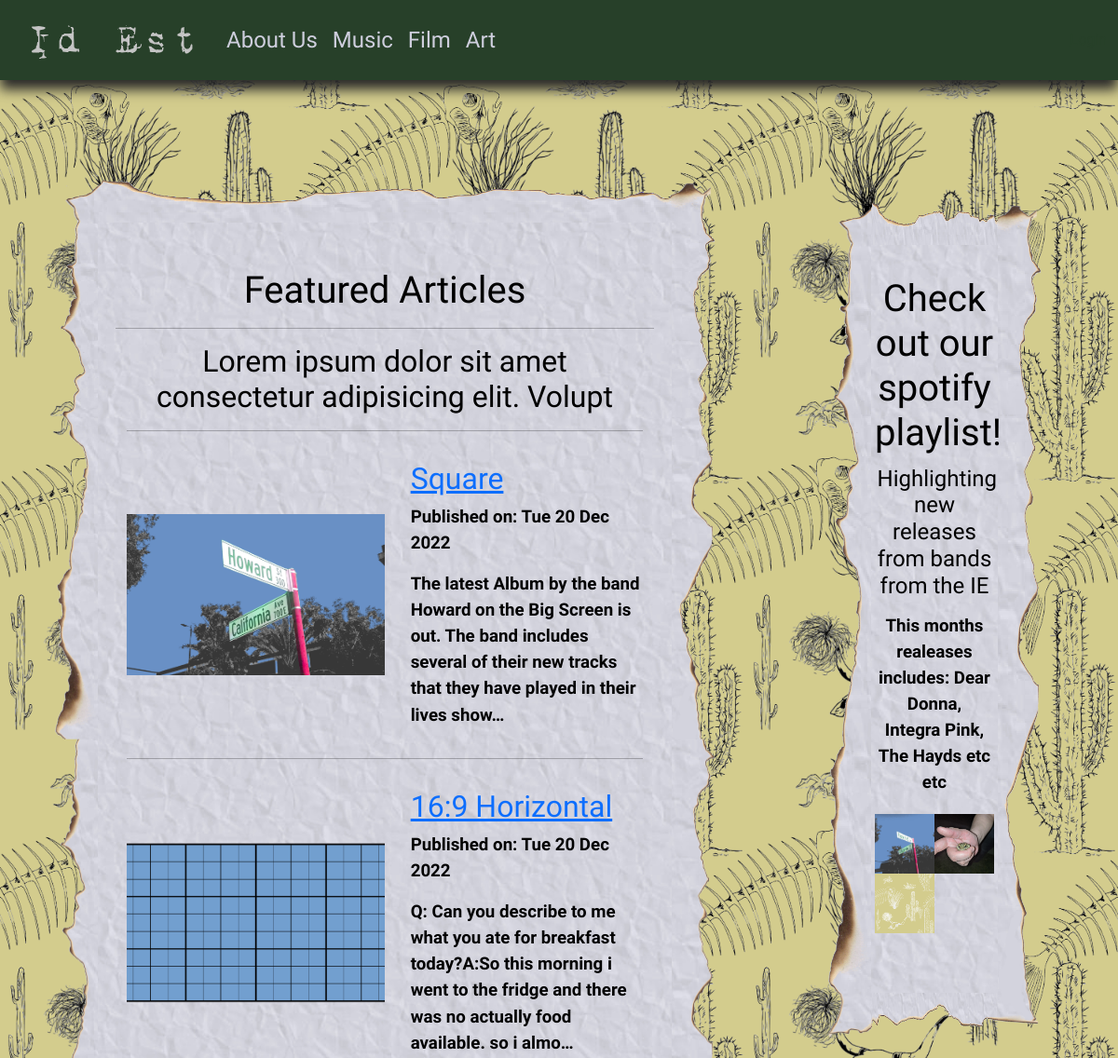
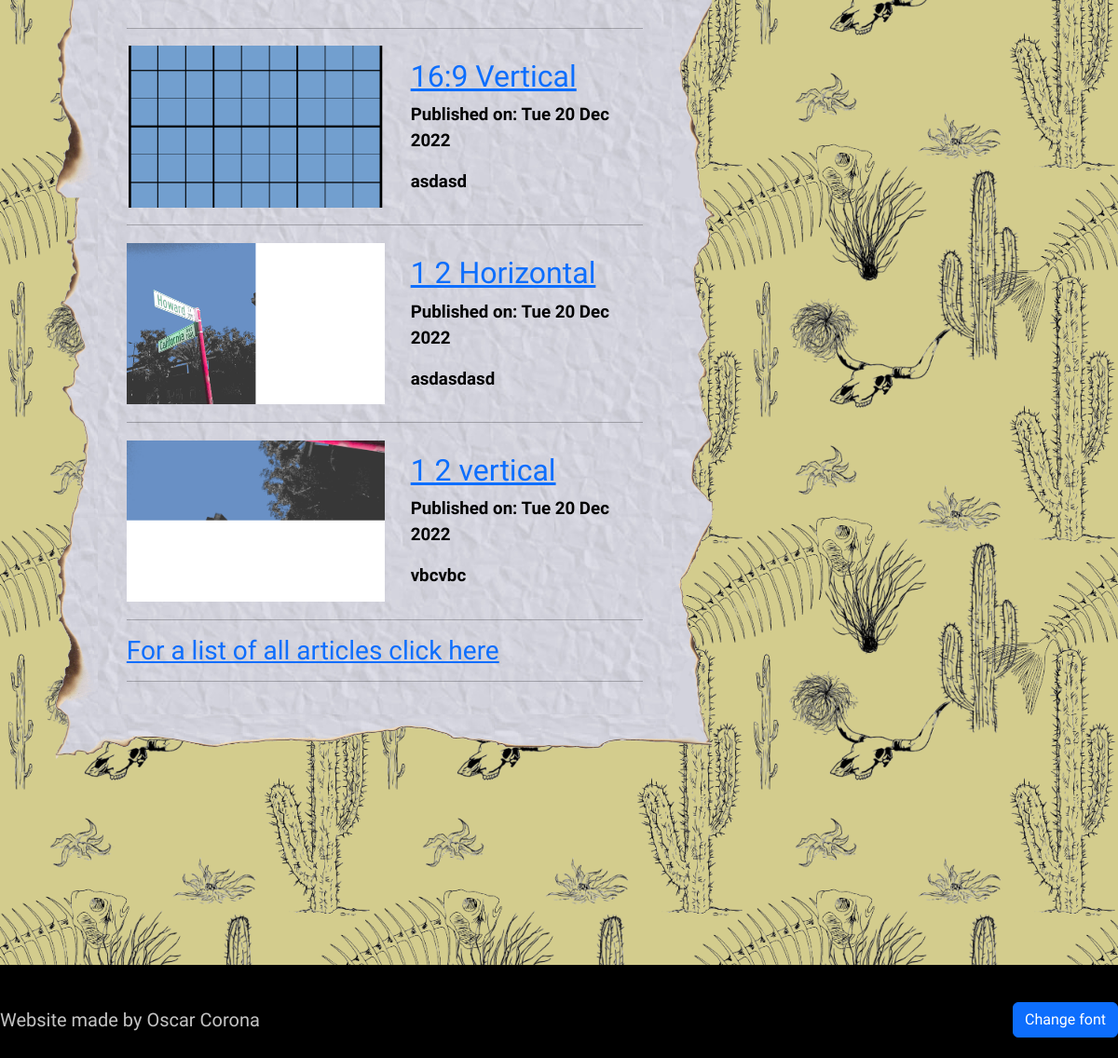
Page /musicindex on the committed database (2 pictures, top to bottom).
### articles/models.py (models this page shows, shortened)
class ArticlePost(models.Model):
    author = models.ForeignKey('auth.User',on_delete=models.CASCADE)
    title = models.CharField(max_length=200)
    text = models.TextField()
    create_date = models.DateTimeField(default=now)
    publish_date = models.DateField(blank=True,null=True)
    featured_image = models.ImageField(upload_to='featured_images/%Y/%m/',blank=True)

### articles/views.py (the view)
# urls.py: path("musicindex",views.MusicIndexView.as_view(),name='musicindex'),
class MusicIndexView(ListView):
    model = ArticlePost
    template_name = 'articles/music_index.html'
    context_object_name='posts'
    def get_queryset(self):
        return ArticlePost.objects.filter(publish_date__lte=now()).order_by('-publish_date')[0:5]

### articles/templates/articles/music_index.html (shortened to what this page needs)
<!DOCTYPE html>
{% extends 'articles/base.html' %}
{%load static%}
{% block body_block %}
    <div class="clear"></div>
    <div class="indexcolumn">
    <div class="container mu1">
    <div class="borderimg">
        <div class="base">
            <div class="clear"></div>
            <h1>Featured Articles</h1>
            <hr>
            <div class="container">
            <h2 style="text-align: center;">Lorem ipsum dolor sit amet consectetur adipisicing elit. Volupt</h2>
            {% for post in posts %}
            <hr>
            <div class="posts">
            <img src="{{ post.featured_image.url}}" class="round postimg" alt="no image here" >
            <div class="post" >
                <h2><a href="{% url 'articles:post_detail' pk=post.pk %}">{{ post.title }}</a></h2>
                <div class="date">
                    <p>Published on: {{post.publish_date|date:"D d M Y"}}</p>
                    <p>{{ post.text|safe|striptags|truncatechars:150 }}</p>
                </div>
            </div>
            </div>
        {% empty %}
            <p>No Articles to Share</p>
        {% endfor %}
            <hr>
                <h3><a href="{% url 'articles:articlelist'%}">For a list of all articles click here</a></h3>
            <hr>
            </div>
        </div>
        </div>
        </div>
    <div class="container mu2">
    <div class="borderimg">
    <div style="align-self:center;" class="base">
        <div class="clear"></div>
        <h1>Check out our spotify playlist!</h1>
        <h4 style="padding: 2%; text-align: center;">Highlighting new releases from bands from the IE</h4>
        <p style="padding: 3%;text-align: center;">This months realeases includes: Dear Donna, Integra Pink, The Hayds etc etc</p>
        <div class="imagecolumn">
            <img src="{% static 'images/playlist/California_Ave.png' %}" class="playlistimg" alt="">
            <img src="{% static 'images/playlist/froggy.jpeg' %}" class="playlistimg" alt="">
        </div>
        <div class="imagecolumn">
            <img src="{% static 'images/playlist/title_white.png' %}" class="playlistimg" alt="">
            <img src="{% static 'images/playlist/VibesAreWhoopty.jpg' %}" class="playlistimg" alt="">
        </div>
        <div class="clear"></div>
        <div class="clear"></div>
    </div></div></div>
    </div>
<div>
    <div class="clear"></div>
    <div class="clear"></div>
</div>
</body>
{% endblock %}

### static/css/mystyle.css (style rules this page uses)
html { height: 100%; }
.container { background-color: transparent; color: black; min-height: 100%; position: relative; }
.base { background-image: url('/static/images/paper_background_blue.jpg'); background-size: 35em ; padding: 3%; }
p { font-family: 'Courier Prime', monospace; font-weight: bold; }
body { font-family: 'Special Elite', cursive; position: relative; margin: 0; padding-bottom: 4rem; min-height: 100%; }
h1 { text-align: center; }
.clear { clear: both; height: 30px; }
.post { padding-left: 5%; }
@media screen and (min-width: 1144px) { .postimg { object-fit: cover; aspect-ratio: 1.6; width:50%; align-self: center; } }
@media screen and (min-width: 1144px) { .post { width: 50%; } }
@media screen and (min-width: 1144px) { .posts { display: flex; flex-direction: row; } }
@media screen and (min-width: 1144px) { .indexcolumn { display: flex; flex-direction: row; } }
@media screen and (min-width: 1144px) { .mu1 { width: 75%; margin: 3%; } }
@media screen and (min-width: 1144px) { .mu2 { width: 25%; margin: 5%; } }
@media screen and (min-width: 1144px) { .playlistimg { width: 50%; } }
@media screen and (min-width: 1144px) { p { font-size: 1.17em; } }
@media screen and (min-width: 1144px) { body { background-image: url('/static/images/title_black.png'); background-size: 25em; } }
@media screen and (min-width: 1144px) { .borderimg { border: 3em solid transparent; border-image: url('/static/images/burned_paper.png') 150 round; } }
.imagecolumn { display: flex; flex-direction: row; }

### rows in the picture
ArticlePost: featured_image (picture), title "Square", publish_date "Tue 20 Dec 2022", text "The latest Album by the band Howard on the Big Screen is out. The band includes several of their new tracks that they have played in their lives show…"
ArticlePost: featured_image (picture), title "16:9 Horizontal", publish_date "Tue 20 Dec 2022", text "Q: Can you describe to me what you ate for breakfast today?A:So this morning i went to the fridge and there was no actually food available. so i almo…"
ArticlePost: featured_image (picture), title "16:9 Vertical", publish_date "Tue 20 Dec 2022", text "asdasd"
ArticlePost: featured_image (picture), title "1 2 Horizontal", publish_date "Tue 20 Dec 2022", text "asdasdasd"
ArticlePost: featured_image (picture), title "1 2 vertical", publish_date "Tue 20 Dec 2022", text "vbcvbc"
